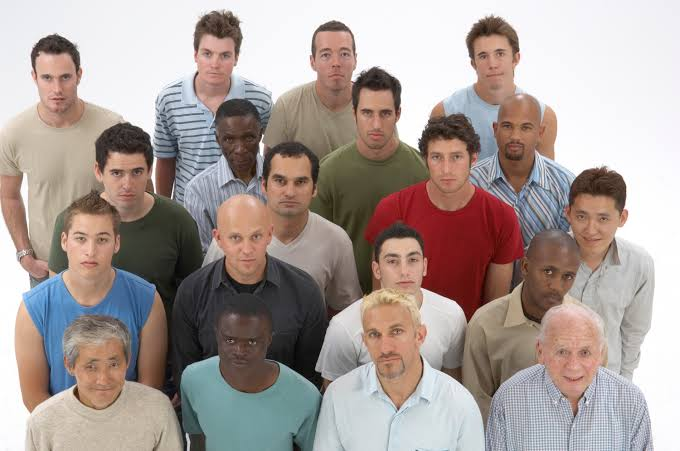
#> input picture 1591976041025.jpeg, 680 x 451 px
$ python -i app.py   (imports and definitions only)
#> lines starting #> are read from the running program, lines starting #| are printed output that depends on the picture; after the words box and inside, x2 and y2 are one past the last pixel; in counts of white or black regions, pixels touching at a corner belong together
#> further down, picture is the input picture: PIL image 680x451 RGB; mean R, G, B 169.5, 156.8, 152.2
import streamlit as st
import numpy as np
from PIL import Image, ImageEnhance
import cv2 as cv2


faceDetect=cv2.CascadeClassifier('haarcascade_frontalface_default.xml')
eyes=cv2.CascadeClassifier('haarcascade_eye.xml')

def detect_faces(up_image):
	detect_img=np.array(up_image.convert('RGB'))
	new_img1=cv2.cvtColor(detect_img,1)
	faces=faceDetect.detectMultiScale(new_img1,1.3,5)
#> faces = 15 rows, first 6: [190, 35, 50, 50], [310, 33, 52, 52], [467, 34, 53, 53], [29, 56, 56, 56], [349, 91, 57, 57], [492, 108, 51, 51]
	for x,y,w,h in faces:
		cv2.rectangle(new_img1,(x,y),(x+w,y+h),(0,128,255),2)
#> this loop made 15 passes
#> (x, y, w, h) on passes 1 to 12: (190, 35, 50, 50), (310, 33, 52, 52), (467, 34, 53, 53), (29, 56, 56, 56), (349, 91, 57, 57), (492, 108, 51, 51), (99, 150, 59, 59), (419, 135, 58, 58), (261, 158, 61, 61), (564, 196, 59, 59), (60, 215, 62, 62), (218, 216, 59, 59)
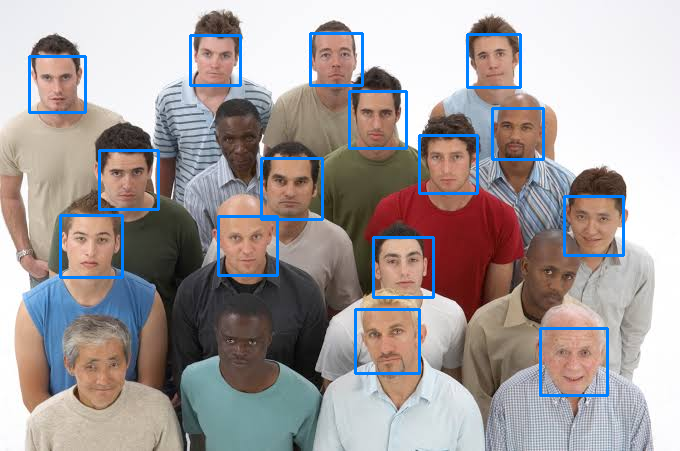
#> new_img1: shape (451, 680, 3); 3.37% of pixels changed, all inside (x1, y1, x2, y2) = (28, 32, 625, 397)
	return new_img1,faces

# [88 lines left out: functions detect_eye, main, not called in this run]


# [2 lines not run here, left out]

>>> from PIL import Image
>>> picture = Image.open('1591976041025.jpeg')
>>> result = detect_faces(picture)
